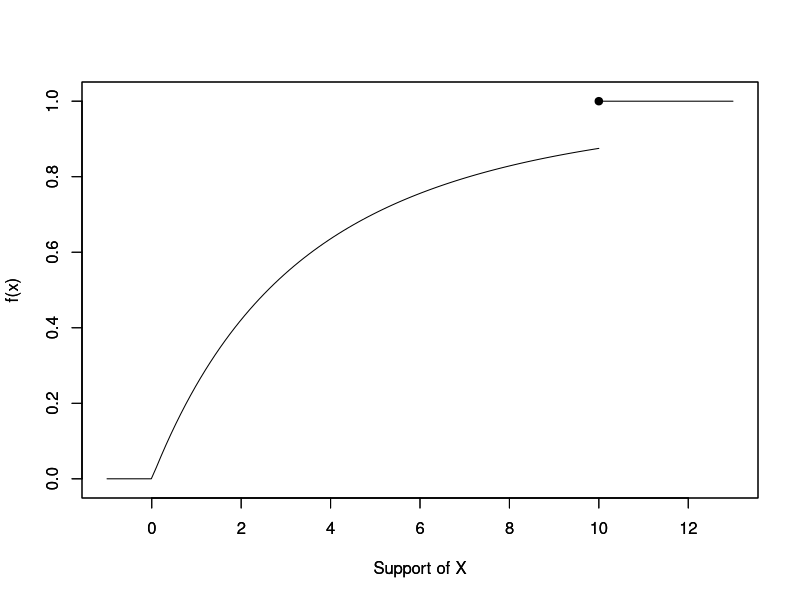

This figure's R source:
Fx<-function(y){
  ff<-function(x){
  if(x<=0){val=0}
  if((x<10)*(x>0)){ val=1- (10/(10+x))^3}
  if(x>=10){val=1}
    return(val)
  }
  val1=apply(as.matrix(y), MARGIN = 1, FUN = ff)
  
  return(val1)
}

plot(Fx, -1, 9.9999, ylab="f(x)", xlab="Support of X", ylim=c(-.01, 1.01), xlim=c(-1, 13))
par(new=T)
plot(Fx, 10, 13, ylab="f(x)", xlab="Support of X", ylim=c(-.01, 1.01), xlim=c(-1, 13))
points(10,1,pch=19)
